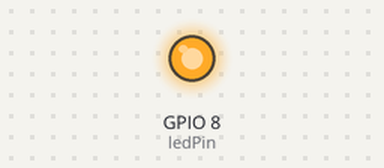
The sketch below on a simulated ESP32-C3. Shown: output pins drawn as LEDs (lit = HIGH). EEPROM starts erased; nothing arrives over Bluetooth unless stated; a phone connects over Bluetooth LE 3 s after start; what the sketch prints to the serial monitor is not drawn.

Above: at 0.1 s.
Timing chart, 0 to 2.0 s (numbered marks = the images above):
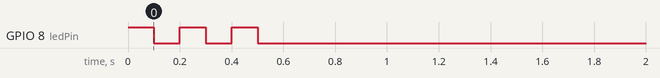

The sketch:

flag_scan.ino
```cpp
/*
 * 围栏桩子（ESP32原生BLE库版）
 * 功能：低占空比扫描钥匙扣 + EEPROM存储 + BLE数据下载
 * 硬件：ESP32-C3
 */

#include <BLEDevice.h>
#include <BLEUtils.h>
#include <BLEServer.h>
#include <EEPROM.h>
#include <esp_efuse.h>
#include <esp_mac.h>

// ========== 桩子身份配置 ==========
const char* FENCE_ID = "FENCE_001";

// ========== 钥匙扣配置（前缀匹配）==========
const char* KEYFOB_PREFIX = "KEYFOB_";
const unsigned long COOLDOWN_SECONDS = 25;


// ========== EEPROM 配置 ==========
#define EEPROM_SIZE 8192
struct Record {
  uint32_t timestamp;
  char     keyfobId[16];
  int8_t   rssi;
};
Record records[300];
int recordCount = 0;

// ========== BLE 服务 UUID ==========
#define SERVICE_UUID        "19B10000-E8F2-537E-4F6C-D104768A1214"//主id
#define COUNT_CHAR_UUID     "19B10001-E8F2-537E-4F6C-D104768A1215"//数量获取的服务id
#define DATA_CHAR_UUID      "19B10002-E8F2-537E-4F6C-D104768A1216"//数据获取的id
#define FENCE_CHAR_UUID     "19B10003-E8F2-537E-4F6C-D104768A1217"//获取名字的id

BLEServer* pServer = NULL;
BLECharacteristic* pCountCharacteristic = NULL;
BLECharacteristic* pDataCharacteristic = NULL;
BLECharacteristic* pFenceCharacteristic = NULL;

bool deviceConnected = false;

// 连接回调
class MyServerCallbacks : public BLEServerCallbacks {
  void onConnect(BLEServer* pServer) {
    deviceConnected = true;
    Serial.println("收集设备已连接");
  }
  void onDisconnect(BLEServer* pServer) {
    deviceConnected = false;
    Serial.println("收集设备已断开");
    pServer->startAdvertising();  // 重新开始广播
  }
};

const int ledPin = 8;

// ========== 读取并打印 MAC 地址 ==========
void printMacAddress() {
  uint8_t mac[6];
  esp_efuse_mac_get_default(mac);
  Serial.printf("桩子 MAC 地址: %02X:%02X:%02X:%02X:%02X:%02X\n",
                mac[0], mac[1], mac[2], mac[3], mac[4], mac[5]);
}

// ========== 保存记录 ==========
void saveRecord(const char* keyfobId, int8_t rssi) {
  if (recordCount >= 300) recordCount = 0;

  records[recordCount].timestamp = millis() / 1000;
  strncpy(records[recordCount].keyfobId, keyfobId, 15);
  records[recordCount].keyfobId[15] = '\0';
  records[recordCount].rssi = rssi;

  int addr = recordCount * sizeof(Record);
  EEPROM.put(addr, records[recordCount]);
  EEPROM.commit();

  recordCount++;

  // 更新 BLE 特征值
  if (pCountCharacteristic) {
    pCountCharacteristic->setValue(recordCount);
  }
  updateDataCharacteristic();

  Serial.print("记录 #");
  Serial.print(recordCount);
  Serial.print(": ");
  Serial.print(keyfobId);
  Serial.print(" RSSI=");
  Serial.println(rssi);
}

// ========== 检查冷却时间 ==========
bool isInCooldown(const char* keyfobId) {
  unsigned long now = millis() / 1000;
  for (int i = recordCount - 1; i >= 0 && i >= recordCount - 20; i--) {
    if (strcmp(records[i].keyfobId, keyfobId) == 0) {
      if (now - records[i].timestamp < COOLDOWN_SECONDS) {
        return true;
      }
      break;
    }
  }
  return false;
}

// ========== 更新数据特征值 ==========
void updateDataCharacteristic() {
  if (!pDataCharacteristic) return;

  String jsonData = "{\"fence\":\"" + String(FENCE_ID) +
                    "\",\"count\":" + String(recordCount) +
                    ",\"records\":[";

  for (int i = 0; i < recordCount && i < 300; i++) {
    if (records[i].timestamp == 0 || records[i].keyfobId[0] == '\0') continue;
    if (i > 0) jsonData += ",";
    jsonData += "{\"t\":" + String(records[i].timestamp);
    jsonData += ",\"id\":\"" + String(records[i].keyfobId) + "\"";
    jsonData += ",\"rssi\":" + String(records[i].rssi) + "}";

    if (jsonData.length() > 1500) break;
  }
  jsonData += "]}";

  pDataCharacteristic->setValue(jsonData.c_str());
}

// ========== 设置 BLE 服务 ==========
void setupBLEService() {
  BLEDevice::init(FENCE_ID);

  pServer = BLEDevice::createServer();
  pServer->setCallbacks(new MyServerCallbacks());

  BLEService *pService = pServer->createService(SERVICE_UUID);

  pCountCharacteristic = pService->createCharacteristic(
    COUNT_CHAR_UUID,
    BLECharacteristic::PROPERTY_READ
  );

  pDataCharacteristic = pService->createCharacteristic(
    DATA_CHAR_UUID,
    BLECharacteristic::PROPERTY_READ
  );

  pFenceCharacteristic = pService->createCharacteristic(
    FENCE_CHAR_UUID,
    BLECharacteristic::PROPERTY_READ
  );

  pCountCharacteristic->setValue(recordCount);
  pFenceCharacteristic->setValue(FENCE_ID);
  updateDataCharacteristic();

  pService->start();

  BLEAdvertising *pAdvertising = pServer->getAdvertising();
  pAdvertising->start();

  Serial.println("BLE 服务已就绪，广播中...");
}

// ========== 扫描钥匙扣 ==========
void scanKeyfobs() {

  BLEScan* pBLEScan = BLEDevice::getScan();

  pBLEScan->setActiveScan(true);

  pBLEScan->start(1, false);

  BLEScanResults foundDevices = pBLEScan->getResults();
  for (int i = 0; i < foundDevices.getCount(); i++) {
    BLEAdvertisedDevice device = foundDevices.getDevice(i);
    String name = device.getName().c_str();

    if (name.startsWith(KEYFOB_PREFIX)) {
      digitalWrite(ledPin, HIGH);
      delay(100);
      digitalWrite(ledPin, LOW);

      if (!isInCooldown(name.c_str())) {
        saveRecord(name.c_str(), device.getRSSI());
      }
    }
  }

  pBLEScan->clearResults();
}

// ========== 主程序 ==========
void setup() {
  Serial.begin(115200);
  pinMode(ledPin, OUTPUT);

  for (int i = 0; i < 3; i++) {
    digitalWrite(ledPin, HIGH);
    delay(100);
    digitalWrite(ledPin, LOW);
    delay(100);
  }

  Serial.println("=== 围栏桩子启动（原生BLE库版）===");
  printMacAddress();
  Serial.print("桩子 ID: ");
  Serial.println(FENCE_ID);

  EEPROM.begin(EEPROM_SIZE);

  for (int i = 0; i < 300; i++) {
    int addr = i * sizeof(Record);
    EEPROM.get(addr, records[i]);
    if (records[i].timestamp > 0 &&
        records[i].timestamp < 1000000000 &&  // 合理的时间范围
        records[i].keyfobId[0] != '\0') {
      recordCount++;
    } else {
      // 遇到空记录，停止读取
      break;
    }
  }
  Serial.print("已加载 ");
  Serial.print(recordCount);
  Serial.println(" 条历史记录");

  setupBLEService();
  Serial.println("进入主循环（低占空比扫描 + BLE服务）");
}

void loop() {
  scanKeyfobs();
  delay(500);
}
```
